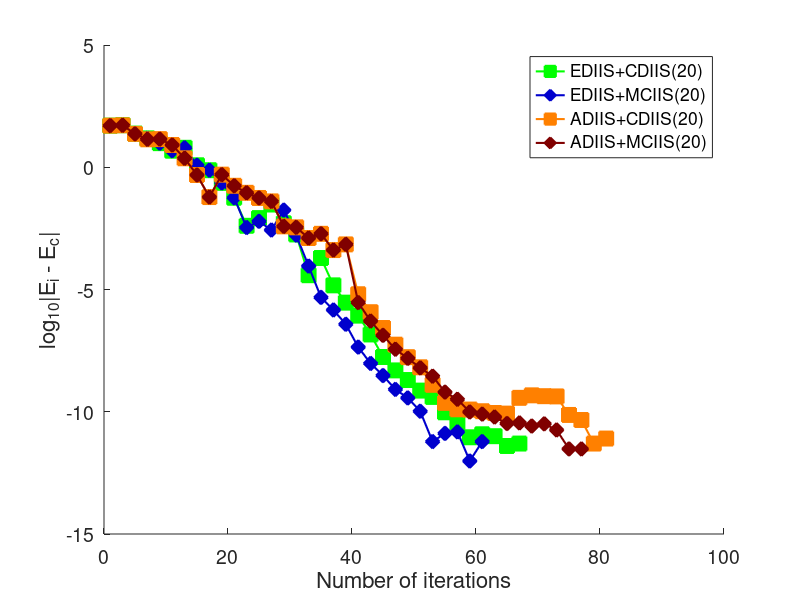

The MATLAB script that drew this image:


load ru4co1Out.mat;

maxSCFIter = 200;
ener = output.ener;
iter = output.iter;
energySet = output.energySet;

yellow = [255 215 0] ./ 255;
darkBlue = [0 0 205] ./ 255;
orange = [255 128 0] ./ 255;
darkRed = [128 0 0] ./ 255;

% shapes = {'s', 'o', 'v', '^', 'd', 'h', '<', '>'};
shapes = {'s', 'd', 's', 'd', 's', 'd'};
colors = {'g', darkBlue, orange, darkRed};

for iType = 1:length(ener)
    fprintf('%0.8f  %d \n', ener{iType}, iter{iType});
end

energyArray = [ener{:}];
iterArray = [iter{:}];
minEnergy = min(energyArray(iterArray~=maxSCFIter));

hFig = figure();
set(hFig, 'Position', [10 10 800 600])
hold();
for iType = 1:length(ener)
    errorArray = log10(abs(energySet{iType} - minEnergy));
    errorArray(errorArray == -inf) = min(errorArray(errorArray ~= -inf));
    plot(1:2:length(energySet{iType}), errorArray(1:2:end), ...
        'LineWidth', 1.5, ...
        'Color', colors{iType}, ...
        'Marker', shapes{iType}, ...
        'MarkerFaceColor', colors{iType}, ...
        'MarkerSize', 10);
end

set(gca,'FontSize', 14)

xlabel('Number of iterations', 'FontSize', 16);
ylabel('log_{10}|E_i - E_c|', 'FontSize', 16);
lgd = legend('EDIIS+CDIIS(20)', 'EDIIS+MCIIS(20)', 'ADIIS+CDIIS(20)', 'ADIIS+MCIIS(20)', ...
    'Location', 'NorthEast');

outputFileName = './graphs/ru4co1.pdf';
print(outputFileName, '-dpdf')


